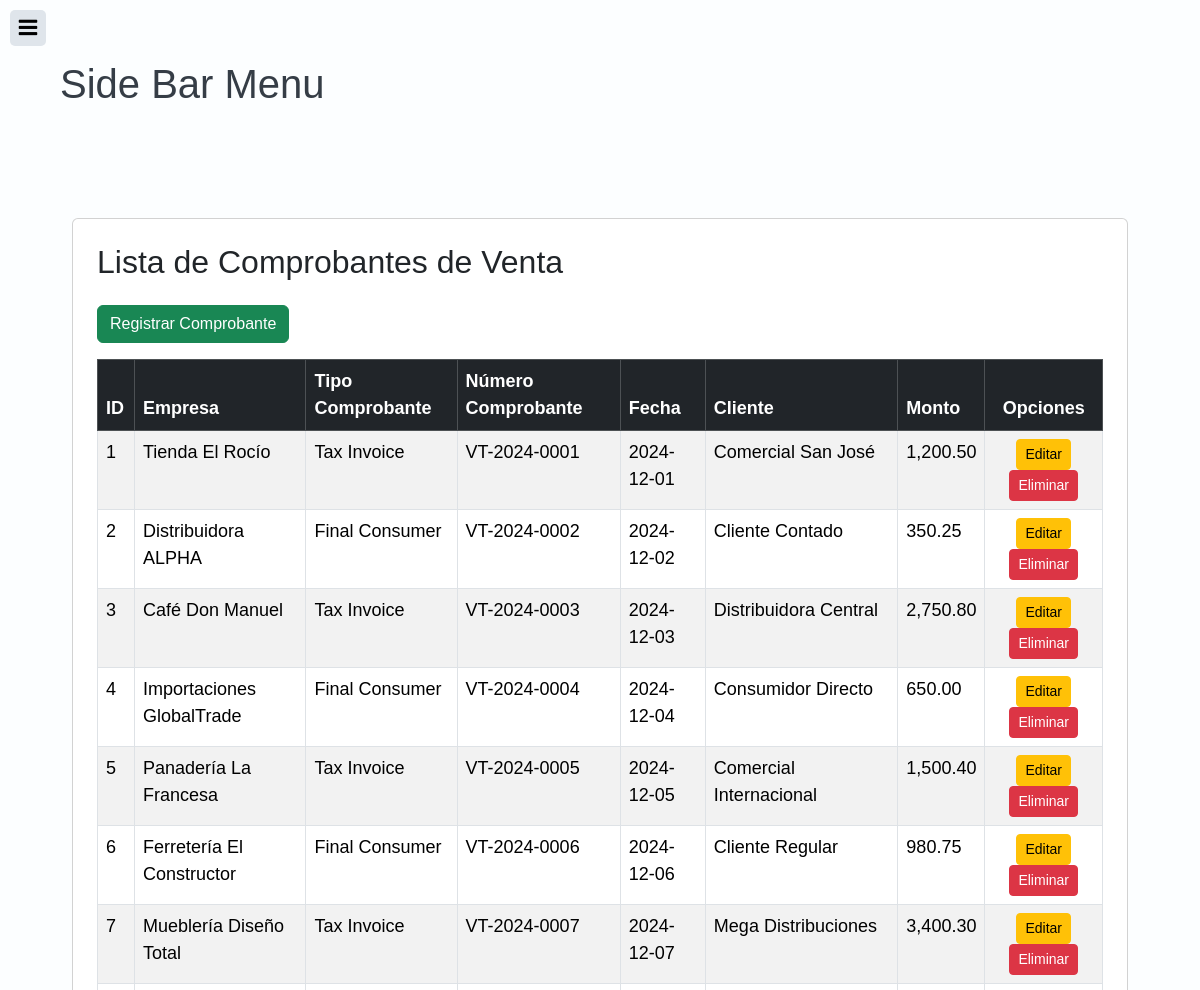
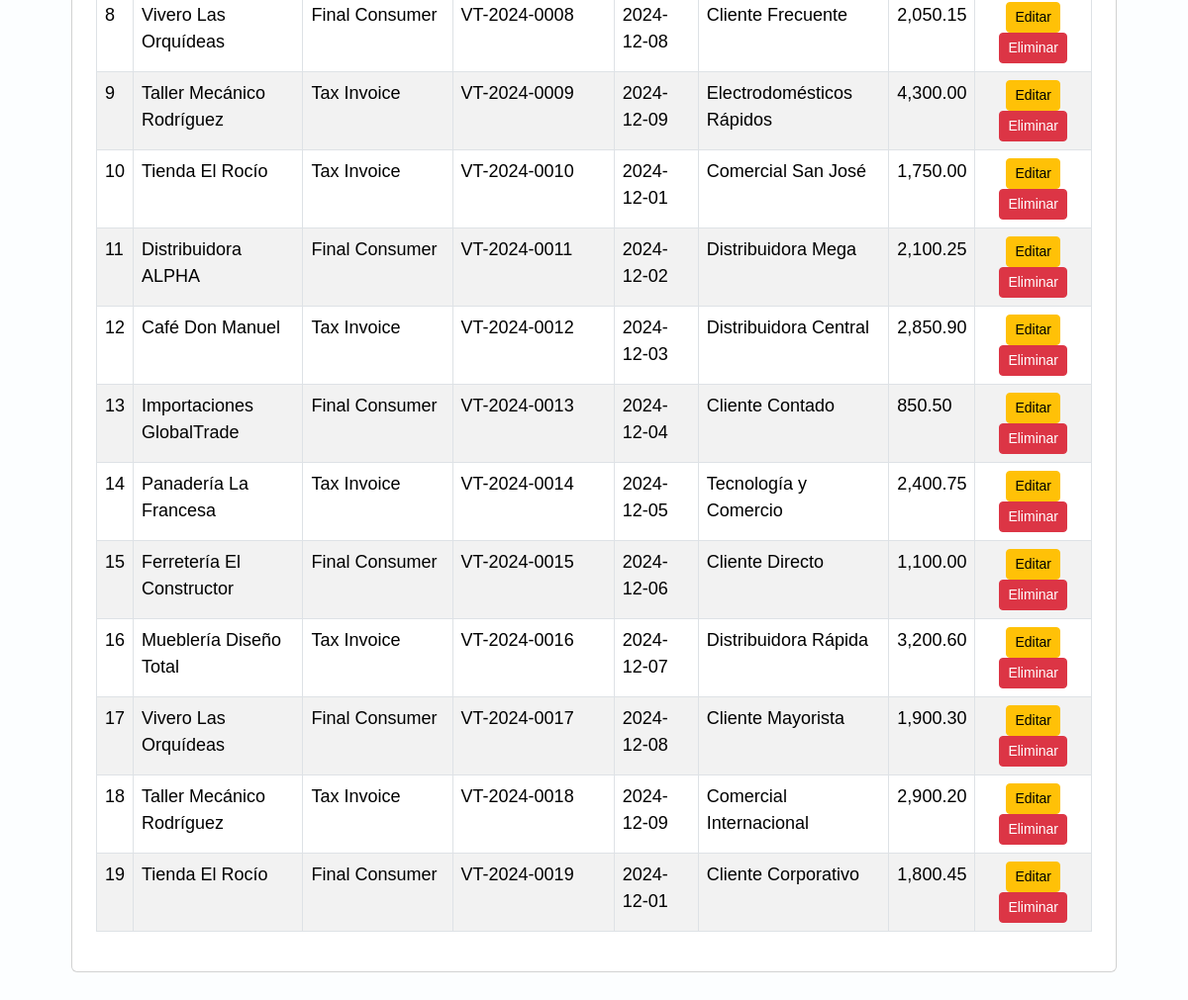
/views/salesReceipts/salesReceipts.php (signed in), run on the app's committed database (2 pictures, top to bottom).
### tables this page shows
CREATE TABLE sales_receipts (
    sales_receipt_id INT AUTO_INCREMENT PRIMARY KEY,
    company_id INT,
    receipt_type ENUM('Tax Invoice', 'Final Consumer') NOT NULL,
    receipt_number VARCHAR(50) NOT NULL,
    receipt_date DATE NOT NULL,
    amount DECIMAL(10,2) NOT NULL,
    customer VARCHAR(200) NOT NULL,
    attachment LONGBLOB,
    FOREIGN KEY (company_id) REFERENCES companies(company_id)
);

CREATE TABLE companies (
    company_id INT AUTO_INCREMENT PRIMARY KEY,
    name VARCHAR(200) NOT NULL,
    company_type ENUM('Natural', 'Legal') NOT NULL,
    address TEXT,
    phone VARCHAR(20),
    email VARCHAR(100)
);

### controllers/SalesReceiptController.php (called while the page is built, shortened)
<?php
require_once(dirname(__FILE__) . "/../config/config.php");
require_once(dirname(__FILE__) . "/../models/SalesReceiptModel.php");
class SalesReceiptController
{
    private $salesReceipt;
    public function __construct()
    {
        $database = new Database();
        $this->db = $database->getConnection();
        $this->salesReceipt = new SalesReceiptModel($this->db);
    }
    public function index()
    {
        $result = $this->salesReceipt->getAll();
        $salesReceipts = $result->fetchAll(PDO::FETCH_ASSOC);
        include(dirname(__FILE__) . '/../views/salesReceipts/index.php');
    }
}
?>

### config/config.php (called while the page is built, shortened)
<?php
class Database {
    private $host = "localhost";
    private $database = "ContadorcitoDB";
    private $user = "root";
    private $password = "123123";
    public function getConnection() {
        $this->conn = null;
        try {
            $this->conn = new PDO(
                "mysql:host=".$this->host.";dbname=".$this->database.";charset=utf8",
                $this->user,
                $this->password
            );
            $this->conn->setAttribute(PDO::ATTR_ERRMODE, PDO::ERRMODE_EXCEPTION);
        } catch(PDOException $ex) {
            error_log("Connection error: " . $ex->getMessage());
            die("Database connection failed.");
        }
        return $this->conn;
    }
}
?>

### models/SalesReceiptModel.php (called while the page is built, shortened)
<?php
class SalesReceiptModel {
    private $conn;
    private $table_name = "sales_receipts";
    public function __construct($db) {
        $this->conn = $db;
    }
    public function getAll() {
        $query = "SELECT sales_receipt_id, name, receipt_type, receipt_number, receipt_date, amount, customer, attachment FROM {$this->table_name} p INNER JOIN companies c ON p.company_id = c.company_id";
        $stmt = $this->conn->prepare($query);
        $stmt->execute();
        return $stmt;
    }
}
?>

### views/salesReceipts/index.php (the view)
<?php
include '../template/header.php';
?>
<div class="container">
   <div class="card mt-5 p-4">
       <h2 class="mb-4">Lista de Comprobantes de Venta</h2>
       <div class="d-flex justify-content-between mb-3">
           <a href="?action=create" class="btn btn-success">Registrar Comprobante</a>
       </div>
       <div class="table-responsive">
           <table id="genericTable" class="table table-striped table-bordered">
               <thead class="table-dark">
                   <tr>
                       <th scope="col">ID</th>
                       <th scope="col">Empresa</th>
                       <th scope="col">Tipo Comprobante</th>
                       <th scope="col">Número Comprobante</th>
                       <th scope="col">Fecha</th>
                       <th scope="col">Cliente</th>
                       <th scope="col">Monto</th>
                       <th scope="col" class="text-center">Opciones</th>
                   </tr>
               </thead>
               <tbody>
                   <?php foreach ($salesReceipts as $receipt): ?>
                       <tr>
                           <td><?= htmlspecialchars($receipt['sales_receipt_id']); ?></td>
                           <td><?= htmlspecialchars($receipt['name']); ?></td>
                           <td><?= htmlspecialchars($receipt['receipt_type']); ?></td>
                           <td><?= htmlspecialchars($receipt['receipt_number']); ?></td>
                           <td><?= htmlspecialchars($receipt['receipt_date']); ?></td>
                           <td><?= htmlspecialchars($receipt['customer']); ?></td>
                           <td><?= htmlspecialchars(number_format($receipt['amount'], 2)); ?></td>
                           <td class="text-center">
                               <a href="?action=edit&id=<?= $receipt['sales_receipt_id'] ?>" class="btn btn-warning btn-sm">Editar</a>
                               <a href="?action=delete&id=<?= $receipt['sales_receipt_id'] ?>" class="btn btn-danger btn-sm">Eliminar</a>
                           </td>
                       </tr>
                   <?php endforeach; ?>
               </tbody>
           </table>
       </div>
   </div>
</div>
<?php include '../template/footer.php'; ?>

### resources/index.css (style rules this page uses)
body { margin: 0; background: #556270; color: #353d46; font: 18px/27px 'Arial', sans-serif; }

### data on the page
sales_receipts: sales_receipt_id "1", company.name "Tienda El Rocío", receipt_type "Tax Invoice", receipt_number "VT-2024-0001", receipt_date "2024-12-01", customer "Comercial San José", amount "1,200.50"
sales_receipts: sales_receipt_id "2", company.name "Distribuidora ALPHA", receipt_type "Final Consumer", receipt_number "VT-2024-0002", receipt_date "2024-12-02", customer "Cliente Contado", amount "350.25"
sales_receipts: sales_receipt_id "3", company.name "Café Don Manuel", receipt_type "Tax Invoice", receipt_number "VT-2024-0003", receipt_date "2024-12-03", customer "Distribuidora Central", amount "2,750.80"
sales_receipts: sales_receipt_id "4", company.name "Importaciones GlobalTrade", receipt_type "Final Consumer", receipt_number "VT-2024-0004", receipt_date "2024-12-04", customer "Consumidor Directo", amount "650.00"
sales_receipts: sales_receipt_id "5", company.name "Panadería La Francesa", receipt_type "Tax Invoice", receipt_number "VT-2024-0005", receipt_date "2024-12-05", customer "Comercial Internacional", amount "1,500.40"
sales_receipts: sales_receipt_id "6", company.name "Ferretería El Constructor", receipt_type "Final Consumer", receipt_number "VT-2024-0006", receipt_date "2024-12-06", customer "Cliente Regular", amount "980.75"
sales_receipts: sales_receipt_id "7", company.name "Mueblería Diseño Total", receipt_type "Tax Invoice", receipt_number "VT-2024-0007", receipt_date "2024-12-07", customer "Mega Distribuciones", amount "3,400.30"
sales_receipts: sales_receipt_id "8", company.name "Vivero Las Orquídeas", receipt_type "Final Consumer", receipt_number "VT-2024-0008", receipt_date "2024-12-08", customer "Cliente Frecuente", amount "2,050.15"
sales_receipts: sales_receipt_id "9", company.name "Taller Mecánico Rodríguez", receipt_type "Tax Invoice", receipt_number "VT-2024-0009", receipt_date "2024-12-09", customer "Electrodomésticos Rápidos", amount "4,300.00"
sales_receipts: sales_receipt_id "10", company.name "Tienda El Rocío", receipt_type "Tax Invoice", receipt_number "VT-2024-0010", receipt_date "2024-12-01", customer "Comercial San José", amount "1,750.00"
sales_receipts: sales_receipt_id "11", company.name "Distribuidora ALPHA", receipt_type "Final Consumer", receipt_number "VT-2024-0011", receipt_date "2024-12-02", customer "Distribuidora Mega", amount "2,100.25"
sales_receipts: sales_receipt_id "12", company.name "Café Don Manuel", receipt_type "Tax Invoice", receipt_number "VT-2024-0012", receipt_date "2024-12-03", customer "Distribuidora Central", amount "2,850.90"
sales_receipts: sales_receipt_id "13", company.name "Importaciones GlobalTrade", receipt_type "Final Consumer", receipt_number "VT-2024-0013", receipt_date "2024-12-04", customer "Cliente Contado", amount "850.50"
sales_receipts: sales_receipt_id "14", company.name "Panadería La Francesa", receipt_type "Tax Invoice", receipt_number "VT-2024-0014", receipt_date "2024-12-05", customer "Tecnología y Comercio", amount "2,400.75"
sales_receipts: sales_receipt_id "15", company.name "Ferretería El Constructor", receipt_type "Final Consumer", receipt_number "VT-2024-0015", receipt_date "2024-12-06", customer "Cliente Directo", amount "1,100.00"
sales_receipts: sales_receipt_id "16", company.name "Mueblería Diseño Total", receipt_type "Tax Invoice", receipt_number "VT-2024-0016", receipt_date "2024-12-07", customer "Distribuidora Rápida", amount "3,200.60"
sales_receipts: sales_receipt_id "17", company.name "Vivero Las Orquídeas", receipt_type "Final Consumer", receipt_number "VT-2024-0017", receipt_date "2024-12-08", customer "Cliente Mayorista", amount "1,900.30"
sales_receipts: sales_receipt_id "18", company.name "Taller Mecánico Rodríguez", receipt_type "Tax Invoice", receipt_number "VT-2024-0018", receipt_date "2024-12-09", customer "Comercial Internacional", amount "2,900.20"
sales_receipts: sales_receipt_id "19", company.name "Tienda El Rocío", receipt_type "Final Consumer", receipt_number "VT-2024-0019", receipt_date "2024-12-01", customer "Cliente Corporativo", amount "1,800.45"
